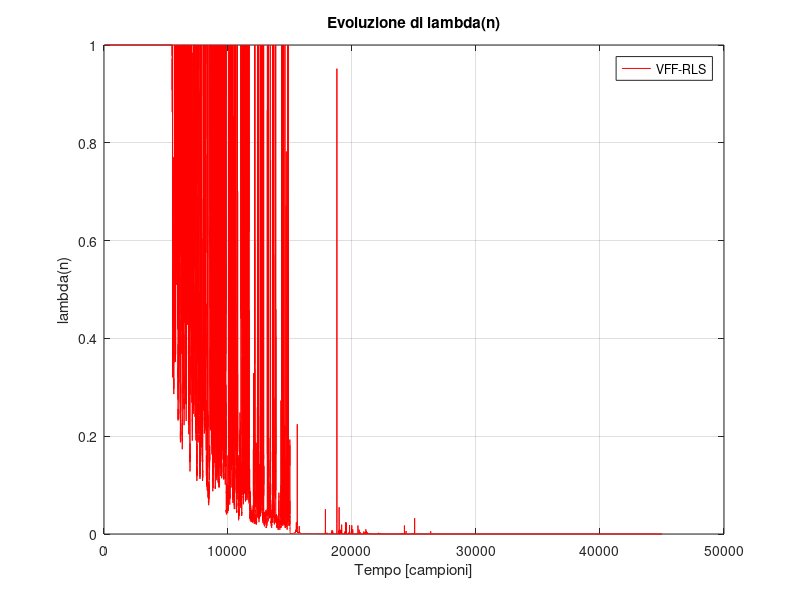
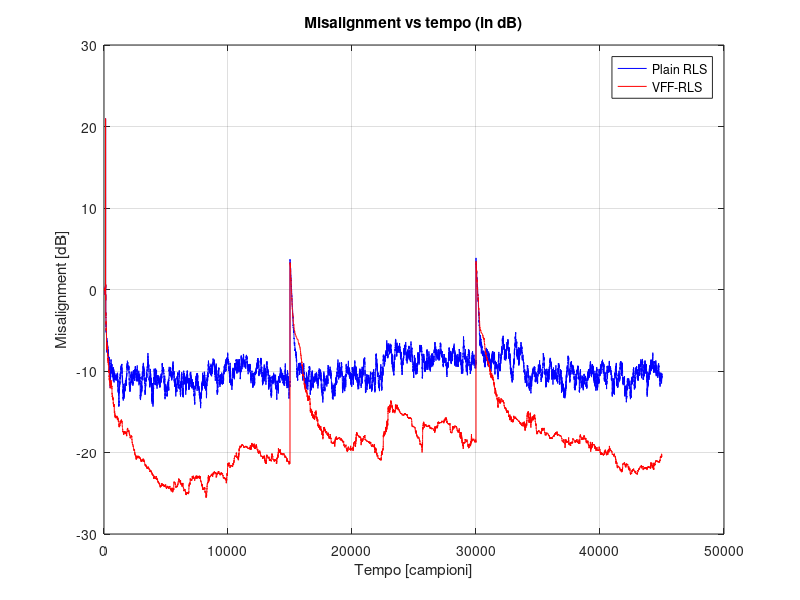

Recreate these plots in MATLAB, in order.
clearvars 
close all

rng('default');

% Simulation parameters
N = 45000;                             % Number of iterations
L = 64;                                % Filter length
SNR_1 = 20;                              % dB, snr = sigma_d^2/sigma_v^2;
SNR_2 = 15;

% Generate input signal (AR1 process)
a = 0.9;           % AR(1) coefficient
sigma = 1;         % Standard deviation of white noise

% Generate white Gaussian noise
w = sigma * randn(N, 1);

% AR(1) system: x(t) = a * x(t-1) + w(t)
% Using filter: b (numerator), a (denominator)
b = 1;
a_filter = [1, -a];

% Filter the noise to generate AR(1) process
u= filter(b, a_filter, w);

U = zeros(N, L);
for i = L:N
    U(i,:) = u(i:-1:i-L+1)';
end

% Generate m1(k) system (first impulse response from ITU-T G168 Reccomendation) 
h_true = [...
    -436,  -829, -2797, -4208, -17968, -11215, ...
    46150, 34480, -10427,  9049, -1309, -6320, ...
    390, -8191, -1751, -6051, -3796, -4055, ...
    -3948, -2557, -3372, -1808, -2259, -1300, ...
    -1098,  -618,  -340,   -61,   323,   419, ...
    745,   716,   946,   880,  1014,   976, ...
    1033,  1091,  1053,  1042,   794,   831, ...
    899,   716,   390,   313,   304,   304, ...
    73,  -119,  -109,  -176,  -359,  -407, ...
    -512,  -580,  -704,  -618,  -685,  -791, ...
    -772,  -820,  -839,  -724,  ...
];

H = zeros(N,L);
for n = 1:N
    if n < 15000
        h_shift = h_true;
    elseif n < 30000
        h_shift = [zeros(1,4), h_true];
    else
        h_shift = [zeros(1,8), h_true];
    end
    H(n,:) = h_shift(1:L);  % salva h_shift a tempo n
end


d_noiseless = zeros(N,1);
for n = L:N
    d_noiseless(n) = U(n,:) * H(n,:)';
end

% Generate noise signal
SNR_linear1 = 10^(SNR_1 / 20);         % SNR linearization
SNR_linear2 = 10^(SNR_2 / 20);
var_d = var(d_noiseless);              % power of the desired noiseless signal
sigma_v1 = sqrt(var_d / SNR_linear1);  % power of the system noise
sigma_v2 = sqrt(var_d / SNR_linear2);  % power of the system noise between iterations 22500 and 33750

v1 = sigma_v1 * randn(N, 1);              % Rumore 1 per tutto il segnale
v2 = sigma_v2 * randn(33750 - 22500 + 1, 1);  % Rumore 2 solo per l'intervallo centrale

% Costruzione del rumore totale v
v = v1;                                   % Inizializza con rumore 1
v(22500:33750) = v2;                      % Sovrascrive con rumore 2 nel range specificato
sigma_v = std(v);

d = d_noiseless + v;                   % desired signal

% Plain RLS (form 3) 
P = 10^6*eye(L);
theta_rls = zeros(N,L)';
lambda = 1-1/(3*L);
for i = L:N
    phi_i = U(i,:)';
    b = lambda + phi_i' * P * phi_i;
    K = (P * phi_i) / b;
    e = d(i) - phi_i' * theta_rls(:,i-1);
    theta_rls(:,i) = theta_rls(:,i-1) + K * e;
    P = (1/lambda)*(P - K * phi_i' * P);
end

theta_rls = theta_rls';


% GVFF
%___________________



% Variable Forgetting Factor RLS 

P = 10^6*eye(L);
theta_vff = zeros(N,L)';
lambda_max = 0.999999;                 % Maximum forgetting factor
gamma = 1.5;                           % lamba(n) = lambda_max when sigma_e(n) <= gamma*sigma_v(n)
xi = 10^-8;                            % Small constant to avoid division per zero in forgetting factor updates

K_alpha = 2;
K_beta = 5*K_alpha;
alpha = 1 - 1/(K_alpha*L);
beta = 1 - 1/(K_beta*L);

% Initialization of standard deviations
q = U(2,:) * P *U(2,:)';               
sigma_q = sqrt(var(q));                % prediction error associated with the input u(n)
sigma_e = sqrt(mean(d_noiseless.^2));  % power of the a priori error signal

lambda_n = ones(N, 1) * lambda_max;    % Variable Forgetting Factor initialization

for i = L:N
    phi_i = U(i,:)';
    e = d(i) - phi_i' * theta_vff(:,i-1);
    q_n = phi_i' * P * phi_i;
    K = (P * phi_i) / (lambda_n(i-1) + q_n);
    theta_vff(:,i) = theta_vff(:,i-1) + K * e;
    P = (1/lambda_n(i)) * (P - K * phi_i' * P);

    % Update forgetting factor
    sigma2_e = alpha*sigma_e^2 + (1-alpha)*e^2;
    sigma_e = sqrt(sigma2_e);
    sigma2_q = alpha*sigma_q^2 + (1-alpha)*q_n^2;
    sigma_q = sqrt(sigma2_q);
    
    sigma2_v = beta*sigma_v^2 + (1-beta)*e^2;
    sigma_v = sqrt(sigma2_v);

    lambda_n(i) = min((sigma_q*sigma_v)/(xi + abs(sigma_e - sigma_v)), lambda_max);
end

theta_vff = theta_vff';

figure
plot(L:N, lambda_n(L:N), 'r', 'DisplayName', 'VFF-RLS')
xlabel('Tempo [campioni]');
ylabel('lambda(n)');
legend;
title('Evoluzione di lambda(n)');
grid on;

% Prealloca vettori per misalignment
misalignment_rls = zeros(N,1);
misalignment_vff = zeros(N,1);

for n = L:N
    % Aggiorna il vero h(n) in base alla shift logic
    if n < 15000
        h_shift = h_true;  % no shift
    elseif n < 30000
        h_shift = [zeros(1,4), h_true];  % shift di 4
    else
        h_shift = [zeros(1,8), h_true];  % shift di 8
    end
    h_shift = h_shift(1:L);  % prendi solo i primi L coefficienti

    % Calcola misalignment RLS
    err_rls = norm(theta_rls(n,:) - h_shift)^2;
    misalignment_rls(n) = 10 * log10(err_rls / norm(h_shift)^2);

    % Calcola misalignment VFF-RLS
    err_vff = norm(theta_vff(n,:) - h_shift)^2;
    misalignment_vff(n) = 10 * log10(err_vff / norm(h_shift)^2);
end

% Plotta
figure;
plot(L:N, misalignment_rls(L:N), 'b', 'DisplayName', 'Plain RLS');
hold on;
plot(L:N, misalignment_vff(L:N), 'r', 'DisplayName', 'VFF-RLS');
xlabel('Tempo [campioni]');
ylabel('Misalignment [dB]');
legend;
title('Misalignment vs tempo (in dB)');
grid on;